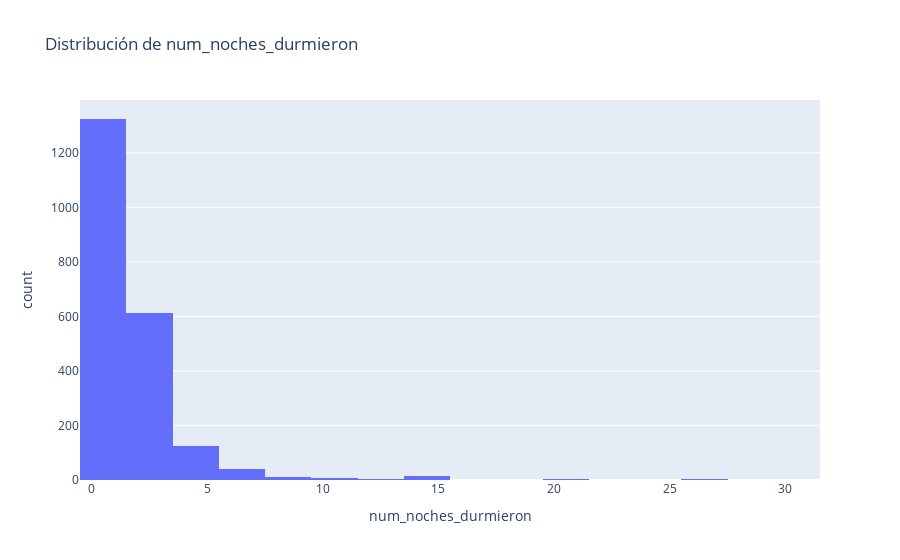
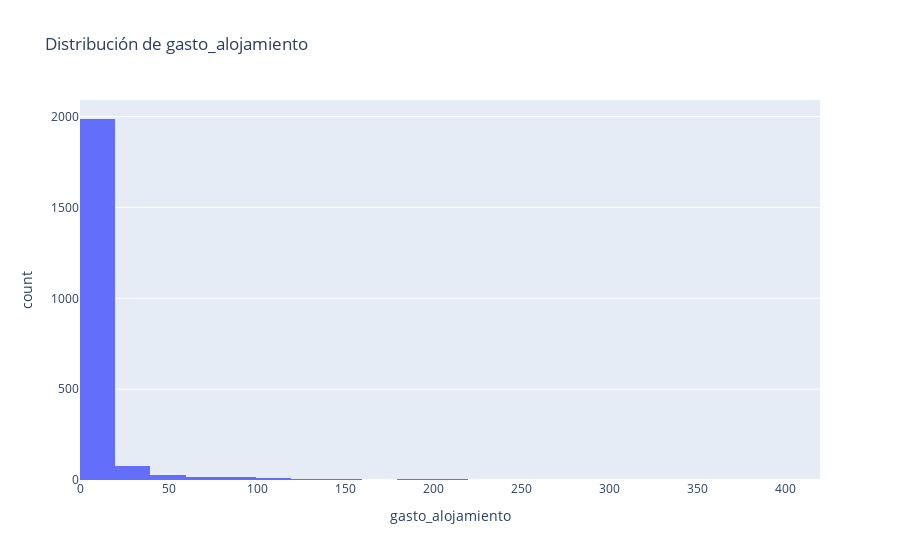
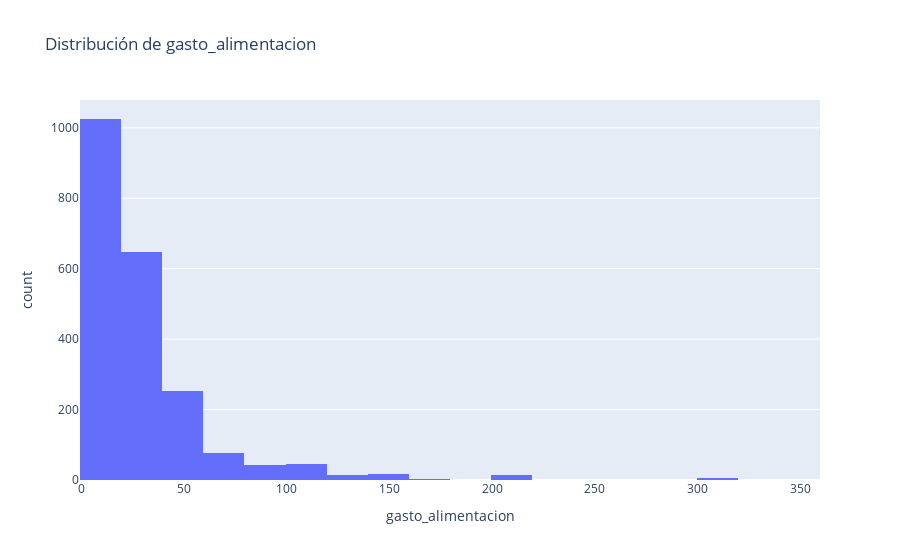
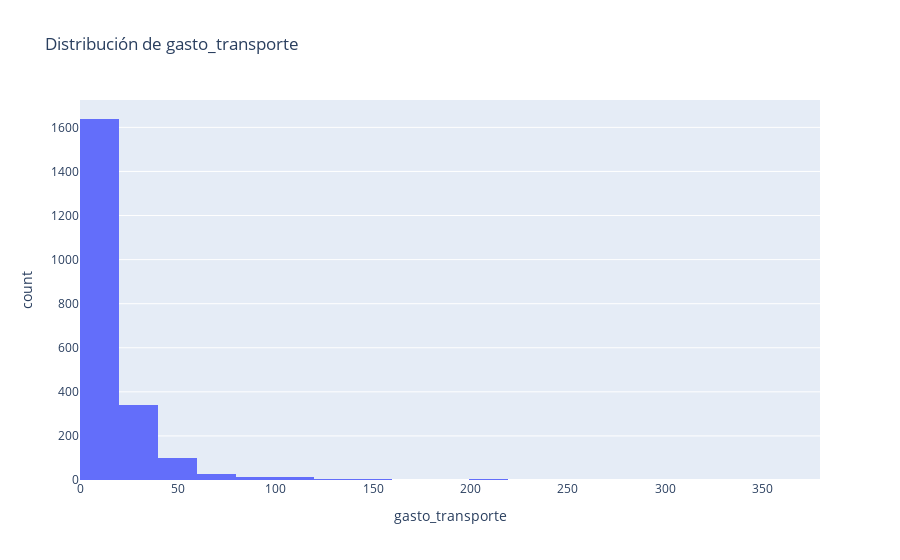

Notebook code cell kept with these figures, in order:
### Code cell
# Columnas numéricas y categóricas
numeric_cols = ['num_noches_durmieron', 'gasto_alojamiento',
    'gasto_alimentacion', 'gasto_transporte', 'gasto_visitas',
    'gasto_discotecas'
]

categorical_cols = [
    'mes_viaje', 'principal_actividad1', 'destino_principal_viaje'
]

# Resumen general
print("=== Dimensiones del DataFrame ===")
print(base_turismo.shape)
print("\n=== Primeras filas ===")
print(base_turismo.head())
print("\n=== Valores nulos por columna ===")
print(base_turismo.isnull().sum())

# Estadísticas descriptivas para numéricas
print("\n=== Estadísticas descriptivas (numéricas) ===")
print(base_turismo[numeric_cols].describe())

# Histogramas interactivos de variables numéricas
for col in numeric_cols:
    fig = px.histogram(base_turismo, x=col, nbins=30, title=f"Distribución de {col}")
    fig.show()

# Boxplots interactivos para detectar outliers
for col in numeric_cols:
    fig = px.box(base_turismo, y=col, points="all", title=f"Boxplot de {col}")
    fig.show()

# Distribución de variables categóricas
for col in categorical_cols:
    counts = base_turismo[col].value_counts().reset_index()
    counts.columns = [col, 'conteo']
    fig = px.bar(counts, x=col, y='conteo', title=f"Distribución de {col}")
    fig.show()

# Scatter plots: num_viaje vs otras numéricas
for col in numeric_cols:
    if col != 'gasto_tot':
        fig = px.scatter(
            base_turismo, x=col, y='gasto_tot',
            title=f"gasto_tot vs {col}",
            trendline="ols"
        )
        fig.show()

# Heatmap interactivo de correlaciones
corr = base_turismo[numeric_cols].corr()
fig = go.Figure(data=go.Heatmap(
    z=corr.values,
    x=corr.columns,
    y=corr.columns,
    colorscale='Viridis',
    zmin=-1, zmax=1
))
fig.update_layout(title="Mapa de calor de correlación (numéricas)")
fig.show()

# Boxplots de num_viaje por cada categoría (resumen por categoría)
for col in categorical_cols:
    fig = px.box(
        base_turismo,
        x=col,
        y='gasto_tot',
        points="all",
        title=f"gasto_tot por {col}")
    fig.show()

# Pairplot interactivo con variables numéricas (opcional)
if len(numeric_cols) <= 6:
    fig = px.scatter_matrix(
        base_turismo,
        dimensions=numeric_cols,
        color='mes_viaje',
        title="Pairplot numéricas")
    fig.show()

### Figure 1 — Plotly figure (JSON) as saved in the notebook; plotly's stock layout.template omitted (floating-point values rounded to 4 significant figures; data arrays with more than 128 entries replaced by an {"elided": "..."} marker saying what was removed)
{"data": [{"bingroup": "x", "hovertemplate": "num_noches_durmieron=%{x}<br>count=%{y}<extra></extra>", "legendgroup": "", "marker": {"color": "#636efa", "pattern": {"shape": ""}}, "name": "", "nbinsx": 30, "orientation": "v", "showlegend": false, "type": "histogram", "x": {"elided": "2151 int values"}, "xaxis": "x", "yaxis": "y"}], "layout": {"barmode": "relative", "legend": {"tracegroupgap": 0}, "title": {"text": "Distribución de num_noches_durmieron"}, "xaxis": {"anchor": "y", "domain": [0, 1], "title": {"text": "num_noches_durmieron"}}, "yaxis": {"anchor": "x", "domain": [0, 1], "title": {"text": "count"}}}}

### Figure 2 — Plotly figure (JSON) as saved in the notebook; plotly's stock layout.template omitted (floating-point values rounded to 4 significant figures; data arrays with more than 128 entries replaced by an {"elided": "..."} marker saying what was removed)
{"data": [{"bingroup": "x", "hovertemplate": "gasto_alojamiento=%{x}<br>count=%{y}<extra></extra>", "legendgroup": "", "marker": {"color": "#636efa", "pattern": {"shape": ""}}, "name": "", "nbinsx": 30, "orientation": "v", "showlegend": false, "type": "histogram", "x": {"elided": "2151 int values"}, "xaxis": "x", "yaxis": "y"}], "layout": {"barmode": "relative", "legend": {"tracegroupgap": 0}, "title": {"text": "Distribución de gasto_alojamiento"}, "xaxis": {"anchor": "y", "domain": [0, 1], "title": {"text": "gasto_alojamiento"}}, "yaxis": {"anchor": "x", "domain": [0, 1], "title": {"text": "count"}}}}

### Figure 3 — Plotly figure (JSON) as saved in the notebook; plotly's stock layout.template omitted (floating-point values rounded to 4 significant figures; data arrays with more than 128 entries replaced by an {"elided": "..."} marker saying what was removed)
{"data": [{"bingroup": "x", "hovertemplate": "gasto_alimentacion=%{x}<br>count=%{y}<extra></extra>", "legendgroup": "", "marker": {"color": "#636efa", "pattern": {"shape": ""}}, "name": "", "nbinsx": 30, "orientation": "v", "showlegend": false, "type": "histogram", "x": {"elided": "2151 int values"}, "xaxis": "x", "yaxis": "y"}], "layout": {"barmode": "relative", "legend": {"tracegroupgap": 0}, "title": {"text": "Distribución de gasto_alimentacion"}, "xaxis": {"anchor": "y", "domain": [0, 1], "title": {"text": "gasto_alimentacion"}}, "yaxis": {"anchor": "x", "domain": [0, 1], "title": {"text": "count"}}}}

### Figure 4 — Plotly figure (JSON) as saved in the notebook; plotly's stock layout.template omitted (floating-point values rounded to 4 significant figures; data arrays with more than 128 entries replaced by an {"elided": "..."} marker saying what was removed)
{"data": [{"bingroup": "x", "hovertemplate": "gasto_transporte=%{x}<br>count=%{y}<extra></extra>", "legendgroup": "", "marker": {"color": "#636efa", "pattern": {"shape": ""}}, "name": "", "nbinsx": 30, "orientation": "v", "showlegend": false, "type": "histogram", "x": {"elided": "2151 int values"}, "xaxis": "x", "yaxis": "y"}], "layout": {"barmode": "relative", "legend": {"tracegroupgap": 0}, "title": {"text": "Distribución de gasto_transporte"}, "xaxis": {"anchor": "y", "domain": [0, 1], "title": {"text": "gasto_transporte"}}, "yaxis": {"anchor": "x", "domain": [0, 1], "title": {"text": "count"}}}}
